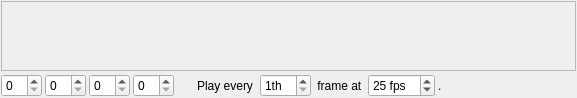
<?xml version="1.0" encoding="UTF-8"?>
<ui version="4.0">
 <class>TimelinePanel</class>
 <widget class="QWidget" name="TimelinePanel">
  <property name="geometry">
   <rect>
    <x>0</x>
    <y>0</y>
    <width>577</width>
    <height>96</height>
   </rect>
  </property>
  <property name="sizePolicy">
   <sizepolicy hsizetype="Ignored" vsizetype="Ignored">
    <horstretch>0</horstretch>
    <verstretch>0</verstretch>
   </sizepolicy>
  </property>
  <property name="windowTitle">
   <string>Timeline</string>
  </property>
  <layout class="QVBoxLayout">
   <property name="spacing">
    <number>3</number>
   </property>
   <property name="margin">
    <number>1</number>
   </property>
   <item>
    <layout class="QVBoxLayout" name="ui_verticalLayout">
     <item>
      <widget class="QScrollArea" name="ui_scrollArea">
       <property name="frameShadow">
        <enum>QFrame::Plain</enum>
       </property>
       <property name="verticalScrollBarPolicy">
        <enum>Qt::ScrollBarAsNeeded</enum>
       </property>
       <widget class="QWidget" name="ui_scrollAreaWidgetContents">
        <property name="geometry">
         <rect>
          <x>0</x>
          <y>0</y>
          <width>554</width>
          <height>62</height>
         </rect>
        </property>
       </widget>
      </widget>
     </item>
     <item>
      <layout class="QHBoxLayout" name="ui_horizontalLayout">
       <item>
        <widget class="QSpinBox" name="ui_startFrameSpinBox">
         <property name="toolTip">
          <string>Start Frame</string>
         </property>
         <property name="keyboardTracking">
          <bool>false</bool>
         </property>
        </widget>
       </item>
       <item>
        <widget class="QSpinBox" name="ui_inFrameSpinBox">
         <property name="toolTip">
          <string>In Frame</string>
         </property>
         <property name="keyboardTracking">
          <bool>false</bool>
         </property>
        </widget>
       </item>
       <item>
        <widget class="QSpinBox" name="ui_outFrameSpinBox">
         <property name="toolTip">
          <string>Out Frame</string>
         </property>
         <property name="keyboardTracking">
          <bool>false</bool>
         </property>
        </widget>
       </item>
       <item>
        <widget class="QSpinBox" name="ui_endFrameSpinBox">
         <property name="toolTip">
          <string>End Frame</string>
         </property>
         <property name="keyboardTracking">
          <bool>false</bool>
         </property>
        </widget>
       </item>
       <item>
        <spacer name="ui_fpsSpacer">
         <property name="orientation">
          <enum>Qt::Horizontal</enum>
         </property>
         <property name="sizeType">
          <enum>QSizePolicy::Fixed</enum>
         </property>
         <property name="sizeHint" stdset="0">
          <size>
           <width>20</width>
           <height>20</height>
          </size>
         </property>
        </spacer>
       </item>
       <item>
        <widget class="QLabel" name="ui_playLabel">
         <property name="text">
          <string>Play every </string>
         </property>
        </widget>
       </item>
       <item>
        <widget class="QSpinBox" name="ui_frameStepSpinBox">
         <property name="keyboardTracking">
          <bool>false</bool>
         </property>
         <property name="suffix">
          <string>th</string>
         </property>
         <property name="prefix">
          <string/>
         </property>
         <property name="minimum">
          <number>1</number>
         </property>
         <property name="maximum">
          <number>25</number>
         </property>
        </widget>
       </item>
       <item>
        <widget class="QLabel" name="ui_frameLabel">
         <property name="text">
          <string> frame at </string>
         </property>
        </widget>
       </item>
       <item>
        <widget class="QSpinBox" name="ui_fpsSpinBox">
         <property name="toolTip">
          <string>Frames per Second</string>
         </property>
         <property name="keyboardTracking">
          <bool>false</bool>
         </property>
         <property name="suffix">
          <string extracomment="Frames per Second"> fps</string>
         </property>
         <property name="minimum">
          <number>1</number>
         </property>
         <property name="maximum">
          <number>250</number>
         </property>
         <property name="value">
          <number>25</number>
         </property>
        </widget>
       </item>
       <item>
        <widget class="QLabel" name="ui_dotLabel">
         <property name="text">
          <string>.</string>
         </property>
        </widget>
       </item>
       <item>
        <spacer name="ui_horizontalSpacer">
         <property name="orientation">
          <enum>Qt::Horizontal</enum>
         </property>
         <property name="sizeType">
          <enum>QSizePolicy::Expanding</enum>
         </property>
         <property name="sizeHint" stdset="0">
          <size>
           <width>40</width>
           <height>20</height>
          </size>
         </property>
        </spacer>
       </item>
      </layout>
     </item>
    </layout>
   </item>
  </layout>
  <action name="ui_autoScrollAction">
   <property name="checkable">
    <bool>true</bool>
   </property>
   <property name="checked">
    <bool>true</bool>
   </property>
   <property name="icon">
    <iconset>
     <normaloff>:/autoScrollIcon</normaloff>:/autoScrollIcon</iconset>
   </property>
   <property name="text">
    <string>Automatic Scrolling</string>
   </property>
   <property name="iconText">
    <string>Auto Scroll</string>
   </property>
   <property name="toolTip">
    <string>Automatic Scrolling [A]</string>
   </property>
  </action>
  <action name="ui_scaleToFitAction">
   <property name="icon">
    <iconset>
     <normaloff>:/scaleToFitIcon</normaloff>:/scaleToFitIcon</iconset>
   </property>
   <property name="text">
    <string>Scale to Fit</string>
   </property>
   <property name="toolTip">
    <string>Scale to Fit [F]</string>
   </property>
  </action>
  <action name="ui_realtimeAction">
   <property name="checkable">
    <bool>true</bool>
   </property>
   <property name="checked">
    <bool>true</bool>
   </property>
   <property name="icon">
    <iconset>
     <normaloff>:/realtimeIcon</normaloff>:/realtimeIcon</iconset>
   </property>
   <property name="text">
    <string>Realtime Mode</string>
   </property>
   <property name="toolTip">
    <string>Realtime Mode [R]</string>
   </property>
  </action>
 </widget>
 <resources/>
 <connections/>
</ui>
